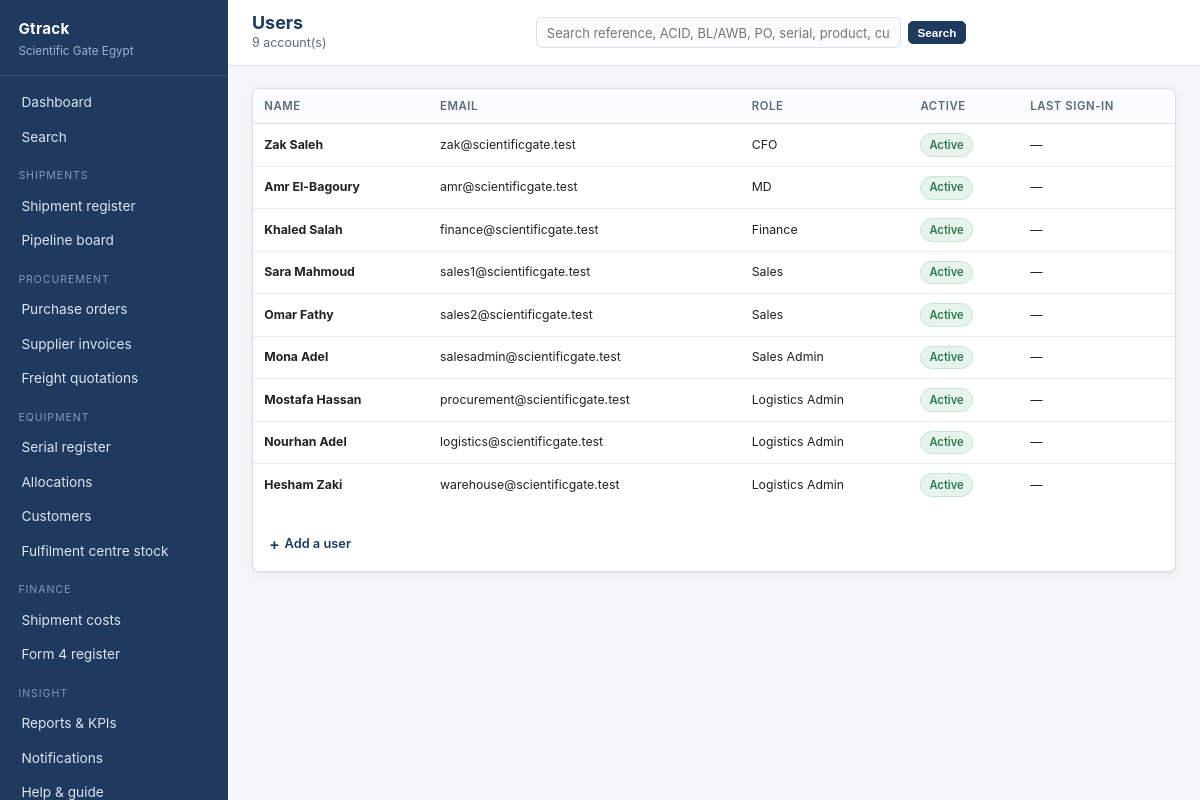
Page /admin/users (signed in) on the committed database.
### app/models.py (models this page shows, shortened)
class User(UserMixin, db.Model):
    __tablename__ = "users"
    id = db.Column(db.Integer, primary_key=True)
    name = db.Column(db.String(120), nullable=False)
    email = db.Column(db.String(160), unique=True, nullable=False)
    password_hash = db.Column(db.String(256))
    role_id = db.Column(db.Integer, db.ForeignKey("roles.id"))
    phone = db.Column(db.String(40))
    language = db.Column(db.String(5), default="en")   # "en" or "ar"
    is_active_flag = db.Column(db.Boolean, default=True)
    last_login = db.Column(db.DateTime)
    created_at = db.Column(db.DateTime, default=datetime.utcnow)
    role = db.relationship("Role", back_populates="users")
    customers = db.relationship("Customer", back_populates="sales_owner")
    @property
    def is_active(self):
        return bool(self.is_active_flag)
    def can(self, perm):
        return bool(self.role and self.role.has(perm))

class Role(db.Model):
    __tablename__ = "roles"
    id = db.Column(db.Integer, primary_key=True)
    code = db.Column(db.String(40), unique=True, nullable=False)
    role_name = db.Column(db.String(80), nullable=False)
    description = db.Column(db.String(300))
    permissions = db.Column(db.Text)  # comma-separated permission keys
    users = db.relationship("User", back_populates="role")
    def perm_list(self):
        return [p.strip() for p in (self.permissions or "").split(",") if p.strip()]
    def has(self, perm):
        perms = self.perm_list()
        return "*" in perms or perm in perms
    @property
    def name_label(self):
        from .i18n import t
        return t(self.role_name)

### app/views/admin.py (the view, shortened to what this page needs)
@bp.route("/users", methods=["GET", "POST"])
@permission_required("*")
def users():
    return render_template("admin/users.html",
                           users=User.query.order_by(User.id).all(),
                           roles=Role.query.order_by(Role.id).all())

### app/__init__.py (called while the page is built)
@login_manager.user_loader
def load_user(user_id):
    return db.session.get(User, int(user_id))

### app/auth.py (called while the page is built)
def permission_required(perm):
    def decorator(f):
        @wraps(f)
        @login_required
        def wrapper(*args, **kwargs):
            if not current_user.can(perm):
                abort(403)
            return f(*args, **kwargs)
        return wrapper
    return decorator

### app/i18n.py (called while the page is built)
def get_locale():
    if not has_request_context():
        return DEFAULT_LANGUAGE
    try:
        if current_user.is_authenticated and getattr(current_user, "language", None):
            if current_user.language in LANGUAGES:
                return current_user.language
    except Exception:
        pass
    lang = session.get("language")
    return lang if lang in LANGUAGES else DEFAULT_LANGUAGE

def is_rtl():
    return get_locale() in RTL_LANGUAGES

def direction():
    return "rtl" if is_rtl() else "ltr"

def t(text, **kwargs):
    if text is None:
        return ""
    lang = get_locale()
    entry = TRANSLATIONS.get(str(text))
    if entry:
        out = entry.get(lang) or entry.get("en") or text
    else:
        out = text
    if kwargs:
        try:
            out = out.format(**kwargs)
        except (KeyError, IndexError, ValueError):
            pass
    return out

### app/templates/admin/users.html (shortened to what this page needs)
{% extends "base.html" %}
{% block heading %}{{ t("Users") }}{% endblock %}
{% block crumb %}{{ users | length }} account(s){% endblock %}
{% block content %}
<div class="card">
  <div class="table-wrap">
    <table>
      <thead><tr><th>{{ t("Name") }}</th><th>{{ t("Email") }}</th><th>{{ t("Role") }}</th><th>{{ t("Active") }}</th><th>{{ t("Last sign-in") }}</th></tr></thead>
      <tbody>
      {% for u in users %}
        <tr>
          <td class="small"><strong>{{ u.name }}</strong></td>
          <td class="small">{{ u.email }}</td>
          <td class="small">{{ u.role.role_name if u.role else '—' }}</td>
          <td>{% if u.is_active %}<span class="pill green">{{ t("Active") }}</span>{% else %}<span class="pill grey">{{ t("Disabled") }}</span>{% endif %}</td>
          <td class="small nowrap">{{ u.last_login | datetimefmt }}</td>
        </tr>
      {% endfor %}
      </tbody>
    </table>
  </div>
  <div class="card-body">
    <details class="inline-add" style="border:none;padding:0">
      <summary>{{ t("Add a user") }}</summary>
    </details>
  </div>
</div>
{% endblock %}

### app/templates/base.html (shortened to what this page needs)
<!doctype html>
<html lang="{{ locale }}" dir="{{ direction }}">
<head>
  <link rel="stylesheet" href="{{ url_for('static', filename='style.css') }}">
</head>
<body>
<div class="shell">
  <aside class="sidebar">
    <div class="brand">
      <div class="co">{{ app_name }}</div>
      <div class="sub">{{ org_name }}</div>
    </div>
    <nav class="nav">
      <a href="{{ url_for('dashboard.index') }}" class="{{ 'active' if (request.endpoint or '') == 'dashboard.index' }}">{{ t("Dashboard") }}</a>
      <a href="{{ url_for('search.index') }}" class="{{ 'active' if (request.endpoint or '') == 'search.index' }}">{{ t("Search") }}</a>
      <div class="group">{{ t("Shipments") }}</div>
      <a href="{{ url_for('shipments.index') }}" class="{{ 'active' if (request.endpoint or '') == 'shipments.index' }}">{{ t("Shipment register") }}</a>
      <a href="{{ url_for('shipments.board') }}" class="{{ 'active' if (request.endpoint or '') == 'shipments.board' }}">{{ t("Pipeline board") }}</a>
      {% if current_user.can('view_all') %}
      <div class="group">{{ t("Procurement") }}</div>
      <a href="{{ url_for('purchase_orders.index') }}" class="{{ 'active' if 'purchase_orders' in (request.endpoint or '') }}">{{ t("Purchase orders") }}</a>
      <a href="{{ url_for('finance.invoices') }}" class="{{ 'active' if (request.endpoint or '') == 'finance.invoices' }}">{{ t("Supplier invoices") }}</a>
      <a href="{{ url_for('finance.quotations') }}" class="{{ 'active' if (request.endpoint or '') == 'finance.quotations' }}">{{ t("Freight quotations") }}</a>
      {% endif %}
      <div class="group">{{ t("Equipment") }}</div>
      <a href="{{ url_for('assets.index') }}" class="{{ 'active' if (request.endpoint or '') == 'assets.index' }}">{{ t("Serial register") }}</a>
      <a href="{{ url_for('assets.allocations') }}" class="{{ 'active' if (request.endpoint or '') == 'assets.allocations' }}">{{ t("Allocations") }}</a>
      <a href="{{ url_for('assets.customers') }}" class="{{ 'active' if (request.endpoint or '') == 'assets.customers' }}">{{ t("Customers") }}</a>
      {% if current_user.can('view_all') %}
      <a href="{{ url_for('assets.hub_stock') }}" class="{{ 'active' if (request.endpoint or '') == 'assets.hub_stock' }}">{{ t("Fulfilment centre stock") }}</a>
      {% endif %}
      {% if current_user.can('view_all') or current_user.can('edit_cost') %}
      <div class="group">{{ t("Finance") }}</div>
      <a href="{{ url_for('finance.costs') }}" class="{{ 'active' if (request.endpoint or '') == 'finance.costs' }}">{{ t("Shipment costs") }}</a>
      <a href="{{ url_for('finance.bank_registrations') }}" class="{{ 'active' if (request.endpoint or '') == 'finance.bank_registrations' }}">{{ t("Form 4 register") }}</a>
      {% endif %}
      <div class="group">{{ t("Insight") }}</div>
      {% if current_user.can('view_reports') %}
      <a href="{{ url_for('reports.index') }}" class="{{ 'active' if (request.endpoint or '') == 'reports.index' }}">{{ t("Reports & KPIs") }}</a>
      {% endif %}
      <a href="{{ url_for('admin.notifications') }}" class="{{ 'active' if (request.endpoint or '') == 'admin.notifications' }}">{{ t("Notifications") }}</a>
      <a href="{{ url_for('help.index') }}" class="{{ 'active' if (request.endpoint or '') == 'help.index' }}">{{ t("Help & guide") }}</a>
    </nav>
  </aside>
  <div class="main">
    <div class="topbar">
      <div style="min-width:0">
        <h1 style="font-size:1.12rem;margin:0">{% block heading %}{% endblock %}</h1>
        <div class="crumb">{% block crumb %}{% endblock %}</div>
      </div>
      <form method="get" action="{{ url_for('search.index') }}" class="topsearch">
        <input type="text" name="q" value="{{ request.args.get('q', '') if (request.endpoint or '') == 'search.index' }}"
               placeholder="{{ t('Search reference, ACID, BL/AWB, PO, serial, product, customer…') }}"
               aria-label="{{ t('Search') }}">
        <button class="btn sm" type="submit">{{ t("Search") }}</button>
      </form>
    </div>
    <div class="content">
      {% block content %}{% endblock %}
    </div>
  </div>
</div>
</body>
</html>

### app/static/style.css (style rules this page uses)
:root { --navy:#1f3a5f; --navy-dark:#152a45; --maroon:#8a2f2f; --olive:#4a5a3a; --amber:#c07a1f; --green:#2f7a4f; --ink:#222; --muted:#5b6b7c; --line:#d9e0e7; --line-soft:#e8edf1; --bg:#f4f6f8; --card:#fff; --radius:7px; --shadow:0 1px 2px rgba(16,32,52,.06), 0 2px 8px rgba(16,32,52,.05); }
* { box-sizing:border-box }
body { margin:0;font:14px/1.5 -apple-system,BlinkMacSystemFont,"Segoe UI",Roboto,Helvetica,Arial,sans-serif; color:var(--ink);background:var(--bg);-webkit-font-smoothing:antialiased }
a { color:var(--navy);text-decoration:none }
h1,h2,h3,h4 { margin:0 0 .5rem;line-height:1.25 }
h1 { font-size:1.5rem;color:var(--navy) }
.shell { display:flex;min-height:100vh }
.sidebar { width:228px;flex:0 0 228px;background:var(--navy);color:#dbe4ee;display:flex;flex-direction:column;position:sticky;top:0;height:100vh;overflow-y:auto }
.brand { padding:1.1rem 1.15rem .9rem;border-bottom:1px solid rgba(255,255,255,.11) }
.brand .co { font-weight:700;color:#fff;font-size:.95rem;letter-spacing:.02em }
.brand .sub { font-size:.73rem;color:#9db2cb;margin-top:.15rem }
.nav { padding:.6rem 0;flex:1 }
.nav .group { font-size:.66rem;text-transform:uppercase;letter-spacing:.09em;color:#7f9ab8;padding:.85rem 1.15rem .3rem }
.nav a { display:block;padding:.44rem 1.15rem;color:#dbe4ee;font-size:.855rem;border-left:3px solid transparent }
.main { flex:1;min-width:0;display:flex;flex-direction:column }
.topbar { background:#fff;border-bottom:1px solid var(--line);padding:.75rem 1.5rem;display:flex; align-items:center;gap:1rem;justify-content:space-between;position:sticky;top:0;z-index:20 }
.topbar .crumb { font-size:.78rem;color:var(--muted) }
.content { padding:1.35rem 1.5rem 3rem;flex:1 }
.card { background:var(--card);border:1px solid var(--line);border-radius:var(--radius); box-shadow:var(--shadow);margin-bottom:1.15rem;overflow:hidden }
.card-body { padding:1rem }
table { width:100%;border-collapse:collapse;font-size:.83rem }
th { text-align:left;font-weight:600;color:var(--muted);font-size:.71rem;text-transform:uppercase; letter-spacing:.05em;padding:.55rem .7rem;border-bottom:1px solid var(--line);background:#fafbfc;white-space:nowrap }
td { padding:.55rem .7rem;border-bottom:1px solid var(--line-soft);vertical-align:middle }
tbody tr:last-child td { border-bottom:none }
.nowrap { white-space:nowrap }
.table-wrap { overflow-x:auto }
.pill { display:inline-block;padding:.16rem .5rem;border-radius:99px;font-size:.7rem;font-weight:600; white-space:nowrap;border:1px solid transparent }
.pill.green { background:#e6f4ec;color:var(--green);border-color:#c6e5d3 }
.btn { display:inline-block;padding:.42rem .8rem;border-radius:5px;border:1px solid var(--navy); background:var(--navy);color:#fff;font-size:.8rem;font-weight:600;cursor:pointer;text-align:center }
.btn.sm { padding:.25rem .55rem;font-size:.73rem }
input[type=text],input[type=email],input[type=password],input[type=number],input[type=date], input[type=file],select,textarea { width:100%;padding:.42rem .55rem;border:1px solid var(--line);border-radius:5px;font-size:.83rem; font-family:inherit;background:#fff;color:var(--ink) }
.small { font-size:.77rem }
details.inline-add { margin-top:.75rem;border-top:1px dashed var(--line);padding-top:.75rem }
details.inline-add summary { cursor:pointer;font-size:.8rem;font-weight:600;color:var(--navy); list-style:none;display:inline-flex;align-items:center;gap:.3rem }
details.inline-add summary::before { content:"+";font-size:1rem;line-height:1 }
.topsearch { display:flex;gap:.4rem;align-items:center;flex:1;max-width:430px;min-width:0 }
.topsearch input { flex:1;min-width:0;padding:.38rem .6rem;font-size:.81rem; border:1px solid var(--line);border-radius:5px;background:#fbfcfd }

### rows in the picture
User: is_active_flag+language "Dashboard", is_active_flag+language "Search", is_active_flag+language "SHIPMENTS", is_active_flag+language "Shipment register", is_active_flag+language "Pipeline board", is_active_flag+language "PROCUREMENT", is_active_flag+language "Purchase orders", is_active_flag+language "Supplier invoices", is_active_flag+language "Freight quotations", is_active_flag+language "EQUIPMENT", is_active_flag+language "Serial register", is_active_flag+language "Allocations", is_active_flag+language "Customers", is_active_flag+language "Fulfilment centre stock", is_active_flag+language "FINANCE", is_active_flag+language "Shipment costs", is_active_flag+language "Form 4 register", is_active_flag+language "INSIGHT", is_active_flag+language "Reports & KPIs", is_active_flag+language "Notifications", is_active_flag+language "Help & guide", is_active_flag+language "Users", q "Search reference, ACID, BL/AWB, PO, serial, product, customer…", is_active_flag+language "NAME", is_active_flag+language "EMAIL", is_active_flag+language "ROLE", is_active_flag+language "ACTIVE", is_active_flag+language "LAST SIGN-IN", name "Zak Saleh", email "zak@scientificgate.test", role "CFO", is_active_flag+language "Active", last_login "—", is_active_flag+language "Add a user"
User: name "Amr El-Bagoury", email "amr@scientificgate.test", role "MD", last_login "—"
User: name "Khaled Salah", email "finance@scientificgate.test", role "Finance", last_login "—"
User: name "Sara Mahmoud", email "sales1@scientificgate.test", role "Sales", last_login "—"
User: name "Omar Fathy", email "sales2@scientificgate.test", role "Sales", last_login "—"
User: name "Mona Adel", email "salesadmin@scientificgate.test", role "Sales Admin", last_login "—"
User: name "Mostafa Hassan", email "procurement@scientificgate.test", role "Logistics Admin", last_login "—"
User: name "Nourhan Adel", email "logistics@scientificgate.test", role "Logistics Admin", last_login "—"
User: name "Hesham Zaki", email "warehouse@scientificgate.test", role "Logistics Admin", last_login "—"

### other values in the picture
{{ app_name }} "Gtrack"
{{ org_name }} "Scientific Gate Egypt"
{{ users | length }} "9"
